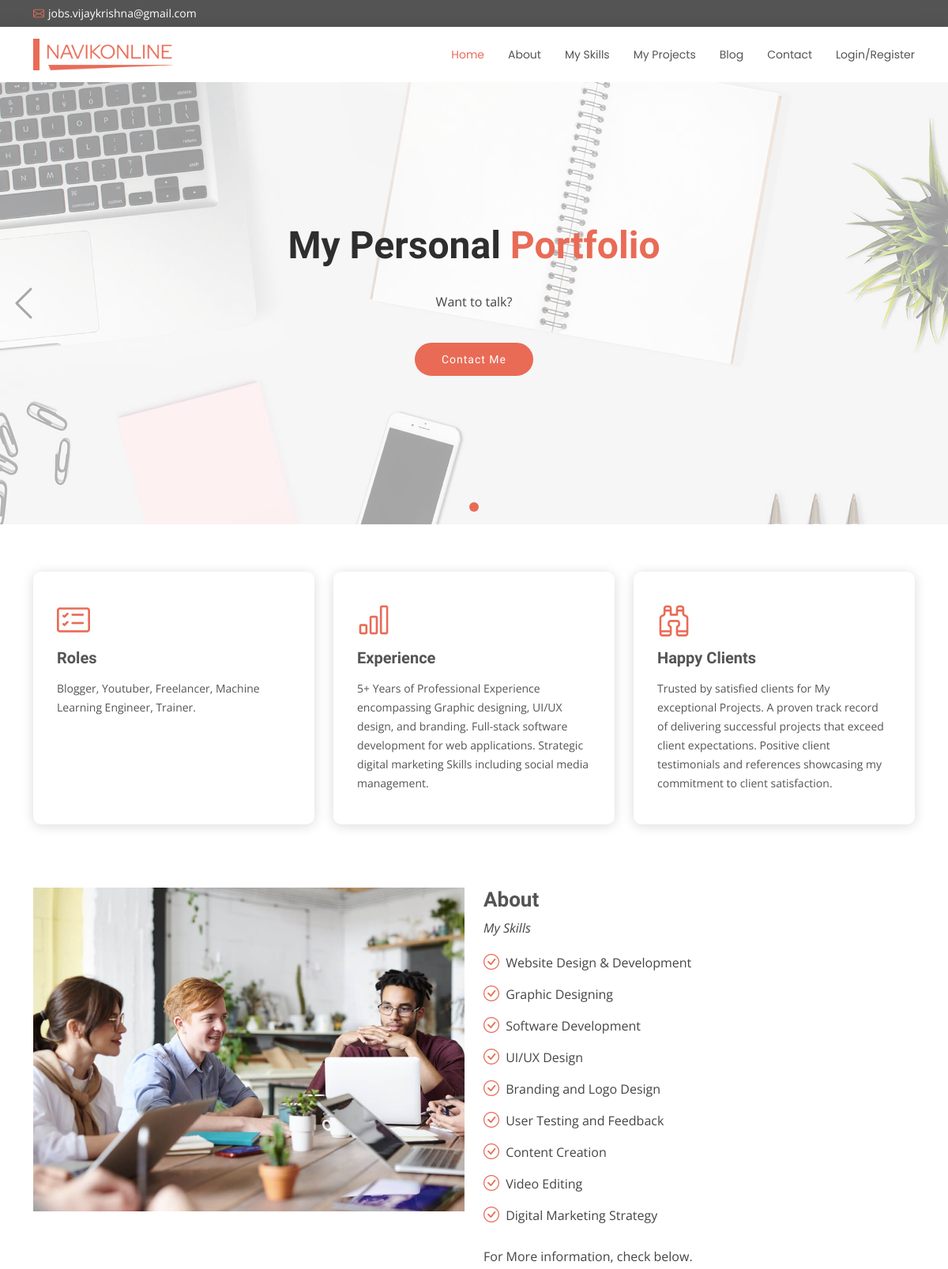
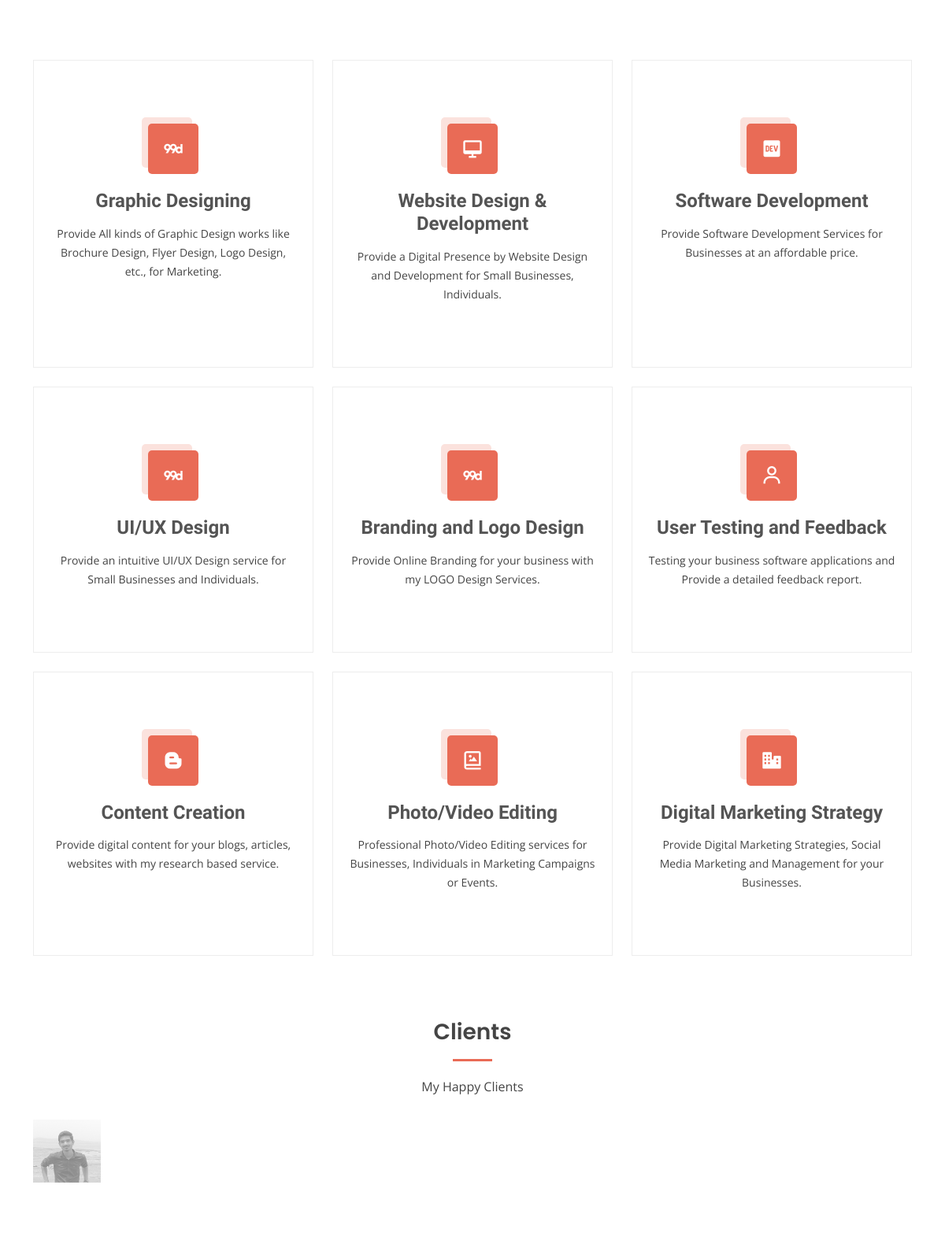
The page / (upper part) on the database its author committed (2 pictures, top to bottom).
### myapp/models.py (models this page shows, shortened)
class Feature(models.Model):
    name = models.CharField(max_length = 100)
    details = models.CharField(max_length =500)
    class meta:
        verbose_name = 'Feature'
        verbose_name_plural = 'Features'

### myapp/views.py (the view)
# urls.py: path('', views.pages.home, name = 'home'),
    @staticmethod
    def home(request):
        features = Feature.objects.all()[:3]
        products = Product.objects.all()
        context = {
            'feature1': features[0] if len(features) > 0 else None,
            'feature2': features[1] if len(features) > 1 else None,
            'feature3': features[2] if len(features) > 2 else None,
            'products': products
        }
        return render(request, 'templates/pages/index.html', context)

### templates/pages/index.html (shortened to what this page needs)
{% load static %}
<!DOCTYPE html>
<html lang="en">
<head>
  <link href="{% static 'assets/vendor/animate.css/animate.min.css' %}" rel="stylesheet">
  <link href="{% static 'assets/vendor/bootstrap/css/bootstrap.min.css' %}" rel="stylesheet">
  <link href="{% static 'assets/vendor/bootstrap-icons/bootstrap-icons.css' %}" rel="stylesheet">
  <link href="{% static 'assets/vendor/boxicons/css/boxicons.min.css' %}" rel="stylesheet">
  <link href="{% static 'assets/vendor/glightbox/css/glightbox.min.css' %}" rel="stylesheet">
  <link href="{% static 'assets/vendor/swiper/swiper-bundle.min.css' %}" rel="stylesheet">
  <link href="{% static 'assets/css/style.css' %}" rel="stylesheet">
</head>
<body>
  <section id="topbar" class="d-flex align-items-center">
    <div class="container d-flex justify-content-center justify-content-md-between">
      <div class="contact-info d-flex align-items-center">
        <i class="bi bi-envelope d-flex align-items-center"><a href="mailto:jobs.vijaykrishna@gmail.com">jobs.vijaykrishna@gmail.com</a></i>
      </div>
    </div>
  </section>
  <header id="header" class="d-flex align-items-center">
    <div class="container d-flex justify-content-between align-items-center">
      <div class="logo">
        <h1><a href="/"><img src="{% static 'assets/img/logo.png' %}" alt="logo"/></a></h1>
      </div>
      <nav id="navbar" class="navbar">
        <ul>
          {% if user.is_authenticated %}
          <li><a class="active" href="/">Home</a></li>
          <li><a href="{% url 'blog' %}">Blog</a></li>
          <li><a href="{% url 'Templates' %}">My Projects</a></li>
          <li><a href="{% url 'logout' %}">Logout</a></li>
          {% else %}
          <li><a class="active" href="/">Home</a></li>
          <li><a href="{% url 'about' %}" >About</a></li>
          <li><a href="{% url 'services' %}">My Skills</a></li>
          <li><a href="{% url 'Templates' %}">My Projects</a></li>
          <li><a href="{% url 'blog' %}">Blog</a></li>
          <li><a href="{% url 'contact' %}">Contact</a></li>
          <li><a href="{% url 'register' %}">Login/Register</a></li>
          {% endif %}
        </ul>
      </nav>
    </div>
  </header>
  <section id="hero">
    <div class="hero-container">
      <div id="heroCarousel" data-bs-interval="5000" class="carousel slide carousel-fade" data-bs-ride="carousel">
        <ol class="carousel-indicators" id="hero-carousel-indicators"></ol>
        <div class="carousel-inner" role="listbox">
          <div class="carousel-item active" style="background-image: url(static/assets/img/slide/slide-1.jpg)">
            <div class="carousel-container">
              <div class="carousel-content">
                {% if user.is_authenticated %}
                {% for message in messages %}
                <h3>{{message}}</h3>
                <a href="{% url 'file_detail' file_id=file_id %}" class="btn-get-started animate__animated animate__fadeInUp">Download</a>
                {% endfor %}
                <h2 class="animate__animated animate__fadeInDown">Welcome, <span>{{user.username}}</span></h2>
                <a href="{% url 'Templates' %}" class="btn-get-started animate__animated animate__fadeInUp">Browse Templates</a>
                {% else %}
                <h2 class="animate__animated animate__fadeInDown">My Personal<span> Portfolio</span></h2>
                <p class="animate__animated animate__fadeInUp">Want to talk?</p>
                <a href="{% url 'contact' %}" class="btn-get-started animate__animated animate__fadeInUp">Contact Me</a>
                {% endif %}
              </div>
            </div>
          </div>
        </div>
        <a class="carousel-control-prev" href="#heroCarousel" role="button" data-bs-slide="prev">
          <span class="carousel-control-prev-icon bi bi-chevron-left" aria-hidden="true"></span>
        </a>
        <a class="carousel-control-next" href="#heroCarousel" role="button" data-bs-slide="next">
          <span class="carousel-control-next-icon bi bi-chevron-right" aria-hidden="true"></span>
        </a>
      </div>
    </div>
  </section>
  <main id="main">
    <section id="featured" class="featured">
      <div class="container">
        <div class="row">
          <div class="col-lg-4">
            <div class="icon-box">
              <i class="bi bi-card-checklist"></i>
              <h3><a href="">{{feature1.name}}</a></h3>
              <p>{{feature1.details}}</p>
            </div>
          </div>
          <div class="col-lg-4 mt-4 mt-lg-0">
            <div class="icon-box">
              <i class="bi bi-bar-chart"></i>
              <h3><a href="">{{feature2.name}}</a></h3>
              <p>{{feature2.details}}</p>
            </div>
          </div>
          <div class="col-lg-4 mt-4 mt-lg-0">
            <div class="icon-box">
              <i class="bi bi-binoculars"></i>
              <h3><a href="">{{feature3.name}}</a></h3>
              <p>{{feature3.details}}</p>
            </div>
          </div>
        </div>
      </div>
    </section>
   <section id="about" class="about">
      <div class="container">
        <div class="row">
          <div class="col-lg-6">
            <img src="{% static 'assets/img/about.jpg' %}" class="img-fluid" alt="">
          </div>
          <div class="col-lg-6 pt-4 pt-lg-0 content">
            <h3>About</h3>
            <p class="fst-italic">
              My Skills
            </p>
            <ul>
              <li><i class="bi bi-check-circle"></i> Website Design & Development</li>
              <li><i class="bi bi-check-circle"></i> Graphic Designing</li>
              <li><i class="bi bi-check-circle"></i> Software Development</li>
              <li><i class="bi bi-check-circle"></i> UI/UX Design</li>
              <li><i class="bi bi-check-circle"></i> Branding and Logo Design</li>
              <li><i class="bi bi-check-circle"></i> User Testing and Feedback</li>
              <li><i class="bi bi-check-circle"></i> Content Creation</li>
              <li><i class="bi bi-check-circle"></i> Video Editing</li>
              <li><i class="bi bi-check-circle"></i> Digital Marketing Strategy</li>
            </ul>
            <p>
              For More information, check below.
            </p>
          </div>
        </div>
      </div>
    </section>
     <section id="services" class="services">
      <div class="container">
        <div class="row">
          <div class="col-lg-4 col-md-6 d-flex align-items-stretch">
            <div class="icon-box">
              <div class="icon"><i class="bx bxl-99designs"></i></div>
              <h4><a href="">Graphic Designing</a></h4>
              <p>Provide All kinds of Graphic Design works like Brochure Design, Flyer Design, Logo Design, etc., for Marketing. </p>
            </div>
          </div>
          <div class="col-lg-4 col-md-6 d-flex align-items-stretch mt-4 mt-md-0">
            <div class="icon-box">
              <div class="icon"><i class="bx bx-desktop"></i></div>
              <h4><a href="">Website Design & Development</a></h4>
              <p>Provide a Digital Presence by Website Design and Development for Small Businesses, Individuals. </p>
            </div>
          </div>
          <div class="col-lg-4 col-md-6 d-flex align-items-stretch mt-4 mt-lg-0">
            <div class="icon-box">
              <div class="icon"><i class="bx bxl-dev-to"></i></div>
              <h4><a href="">Software Development</a></h4>
              <p>Provide Software Development Services for Businesses at an affordable price. </p>
            </div>
          </div>
        </div>
        <div class="row">
          <div class="col-lg-4 col-md-6 d-flex align-items-stretch mt-4">
            <div class="icon-box">
              <div class="icon"><i class="bx bxl-99designs"></i></div>
              <h4><a href="">UI/UX Design</a></h4>
              <p>Provide an intuitive UI/UX Design service for Small Businesses and Individuals.</p>
            </div>
          </div>
          <div class="col-lg-4 col-md-6 d-flex align-items-stretch mt-4">
            <div class="icon-box">
              <div class="icon"><i class="bx bxl-99designs"></i></div>
              <h4><a href="">Branding and Logo Design</a></h4>
              <p>Provide Online Branding for your business with my LOGO Design Services. </p>
            </div>
          </div>
          <div class="col-lg-4 col-md-6 d-flex align-items-stretch mt-4">
            <div class="icon-box">
              <div class="icon"><i class="bx bx-user"></i></div>
              <h4><a href="">User Testing and Feedback</a></h4>
              <p>Testing your business software applications and Provide a detailed feedback report.</p>
            </div>
          </div>
        </div>
        <div class="row">
          <div class="col-lg-4 col-md-6 d-flex align-items-stretch mt-4">
            <div class="icon-box">
              <div class="icon"><i class="bx bxl-blogger"></i></div>
              <h4><a href="">Content Creation</a></h4>
              <p>Provide digital content for your blogs, articles, websites with my research based service. </p>
            </div>
          </div>
          <div class="col-lg-4 col-md-6 d-flex align-items-stretch mt-4">
            <div class="icon-box">
              <div class="icon"><i class="bx bx-photo-album"></i></div>
              <h4><a href="">Photo/Video Editing</a></h4>
              <p>Professional Photo/Video Editing services for Businesses, Individuals in Marketing Campaigns or Events. </p>
            </div>
          </div>
          <div class="col-lg-4 col-md-6 d-flex align-items-stretch mt-4">
            <div class="icon-box">
              <div class="icon"><i class="bx bxs-business"></i></div>
              <h4><a href="">Digital Marketing Strategy</a></h4>
              <p>Provide Digital Marketing Strategies, Social Media Marketing and Management for your Businesses.</p>
            </div>
          </div>
        </div>
      </div>
    </section>
     <section id="clients" class="clients">
      <div class="container">
        <div class="section-title">
          <h2>Clients</h2>
          <p>My Happy Clients</p>
        </div>
        <div class="clients-slider swiper">
          <div class="swiper-wrapper align-items-center">
            <div class="swiper-slide"><img src="{% static 'assets/img/clients/Sakasi.jpeg' %}" class="img-fluid" alt=""></div>
          </div>
        </div>
      </div>
    </section>
  </main>
</body>
</html>

### rows shown on the page
Feature: name "Roles", details "Blogger, Youtuber, Freelancer, Machine Learning Engineer, Trainer."
Feature: name "Experience", details "5+ Years of Professional Experience encompassing Graphic designing, UI/UX design, and branding. Full-stack software development for web applications. Strategic digital marketing Skills including social media management."
Feature: name "Happy Clients", details "Trusted by satisfied clients for My exceptional Projects. A proven track record of delivering successful projects that exceed client expectations. Positive client testimonials and references showcasing my commitment to client satisfaction."
